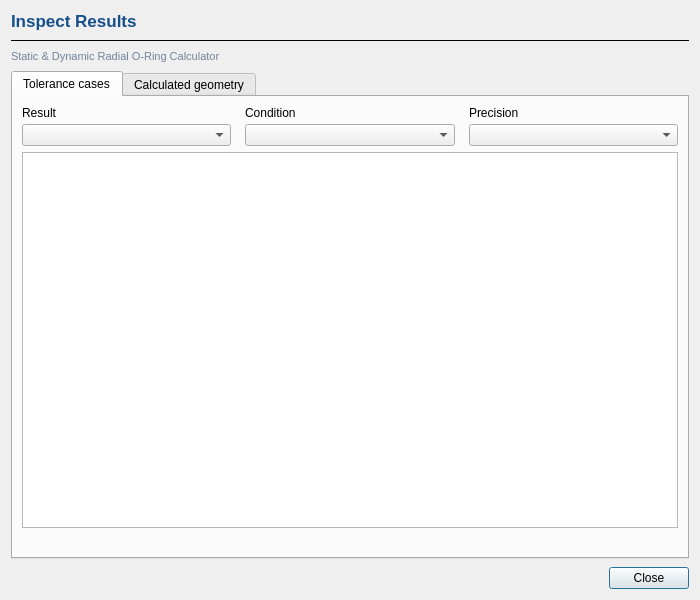
<?xml version='1.0' encoding='utf-8'?>
<ui version="4.0">
 <class>InspectResults</class>
 <widget class="QDialog" name="InspectResults">
  <property name="geometry">
   <rect>
    <x>0</x>
    <y>0</y>
    <width>700</width>
    <height>600</height>
   </rect>
  </property>
  <property name="windowTitle">
   <string>Inspect Results | Static &amp; Dynamic Radial O-Ring Calculator</string>
  </property>
  <layout class="QVBoxLayout" name="inspectionLayout">
   <property name="spacing">
    <number>8</number>
   </property>
   <item>
    <widget class="QLabel" name="inspect_heading">
     <property name="text">
      <string>Inspect Results</string>
     </property>
     <property name="styleSheet">
      <string>font-size:17px; font-weight:700; color:#164f8a;</string>
     </property>
    </widget>
   </item>
   <item>
    <widget class="QFrame" name="inspect_heading_rule">
     <property name="frameShape">
      <enum>QFrame::Shape::HLine</enum>
     </property>
    </widget>
   </item>
   <item>
    <widget class="QLabel" name="inspect_app_name">
     <property name="text">
      <string>Static &amp; Dynamic Radial O-Ring Calculator</string>
     </property>
     <property name="styleSheet">
      <string>color:#71849a; font-size:11px;</string>
     </property>
    </widget>
   </item>
   <item>
    <widget class="QTabWidget" name="result_tabs">
     <property name="currentIndex">
      <number>0</number>
     </property>
     <widget class="QWidget" name="tolerance_tab">
      <attribute name="title">
       <string>Tolerance cases</string>
      </attribute>
      <layout class="QVBoxLayout" name="toleranceTabLayout">
       <item>
        <layout class="QHBoxLayout" name="traceSelectorsLayout">
         <property name="spacing">
          <number>14</number>
         </property>
         <item>
          <layout class="QVBoxLayout" name="trace_measure_column">
           <property name="spacing">
            <number>4</number>
           </property>
           <item>
            <widget class="QLabel" name="measure_label">
             <property name="text">
              <string>Result</string>
             </property>
            </widget>
           </item>
           <item>
            <widget class="QComboBox" name="trace_measure">
             <property name="sizePolicy">
              <sizepolicy hsizetype="Expanding" vsizetype="Fixed">
               <horstretch>0</horstretch>
               <verstretch>0</verstretch>
              </sizepolicy>
             </property>
             <property name="minimumSize">
              <size>
               <width>140</width>
               <height>0</height>
              </size>
             </property>
            </widget>
           </item>
          </layout>
         </item>
         <item>
          <layout class="QVBoxLayout" name="trace_condition_column">
           <property name="spacing">
            <number>4</number>
           </property>
           <item>
            <widget class="QLabel" name="condition_label">
             <property name="text">
              <string>Condition</string>
             </property>
            </widget>
           </item>
           <item>
            <widget class="QComboBox" name="trace_condition">
             <property name="sizePolicy">
              <sizepolicy hsizetype="Expanding" vsizetype="Fixed">
               <horstretch>0</horstretch>
               <verstretch>0</verstretch>
              </sizepolicy>
             </property>
             <property name="minimumSize">
              <size>
               <width>140</width>
               <height>0</height>
              </size>
             </property>
            </widget>
           </item>
          </layout>
         </item>
         <item>
          <layout class="QVBoxLayout" name="trace_precision_column">
           <property name="spacing">
            <number>4</number>
           </property>
           <item>
            <widget class="QLabel" name="precision_label">
             <property name="text">
              <string>Precision</string>
             </property>
            </widget>
           </item>
           <item>
            <widget class="QComboBox" name="trace_precision">
             <property name="sizePolicy">
              <sizepolicy hsizetype="Expanding" vsizetype="Fixed">
               <horstretch>0</horstretch>
               <verstretch>0</verstretch>
              </sizepolicy>
             </property>
             <property name="minimumSize">
              <size>
               <width>140</width>
               <height>0</height>
              </size>
             </property>
            </widget>
           </item>
          </layout>
         </item>
        </layout>
       </item>
       <item>
        <widget class="QTextBrowser" name="trace_text">
         <property name="readOnly">
          <bool>true</bool>
         </property>
        </widget>
       </item>
       <item>
        <widget class="QLabel" name="trace_disclaimer">
         <property name="text">
          <string />
         </property>
         <property name="wordWrap">
          <bool>true</bool>
         </property>
        </widget>
       </item>
      </layout>
     </widget>
     <widget class="QWidget" name="geometry_tab">
      <attribute name="title">
       <string>Calculated geometry</string>
      </attribute>
      <layout class="QVBoxLayout" name="geometryTabLayout">
       <item>
        <widget class="QLabel" name="geometry_help">
         <property name="text">
          <string>Derived groove dimensions and areas (minimum / nominal / maximum). Values are calculated from the entered geometry, not repeated inputs. Display precision follows Tolerance cases.</string>
         </property>
         <property name="wordWrap">
          <bool>true</bool>
         </property>
        </widget>
       </item>
       <item>
        <widget class="QTableWidget" name="geometry_table">
         <property name="columnCount">
          <number>4</number>
         </property>
         <property name="rowCount">
          <number>0</number>
         </property>
         <column>
          <property name="text">
           <string>Measurement</string>
          </property>
         </column>
         <column>
          <property name="text">
           <string>Minimum</string>
          </property>
         </column>
         <column>
          <property name="text">
           <string>Nominal</string>
          </property>
         </column>
         <column>
          <property name="text">
           <string>Maximum</string>
          </property>
         </column>
        </widget>
       </item>
       <item>
        <widget class="QLabel" name="geometry_note">
         <property name="text">
          <string />
         </property>
         <property name="wordWrap">
          <bool>true</bool>
         </property>
         <property name="visible">
          <bool>false</bool>
         </property>
        </widget>
       </item>
      </layout>
     </widget>
    </widget>
   </item>
   <item>
    <layout class="QHBoxLayout" name="inspectionButtons">
     <item>
      <spacer name="inspectionSpacer">
       <property name="orientation">
        <enum>Qt::Orientation::Horizontal</enum>
       </property>
       <property name="sizeHint" stdset="0">
        <size>
         <width>20</width>
         <height>10</height>
        </size>
       </property>
      </spacer>
     </item>
     <item>
      <widget class="QPushButton" name="close_inspection">
       <property name="text">
        <string>Close</string>
       </property>
      </widget>
     </item>
    </layout>
   </item>
  </layout>
 </widget>
 <resources />
 <connections />
</ui>
